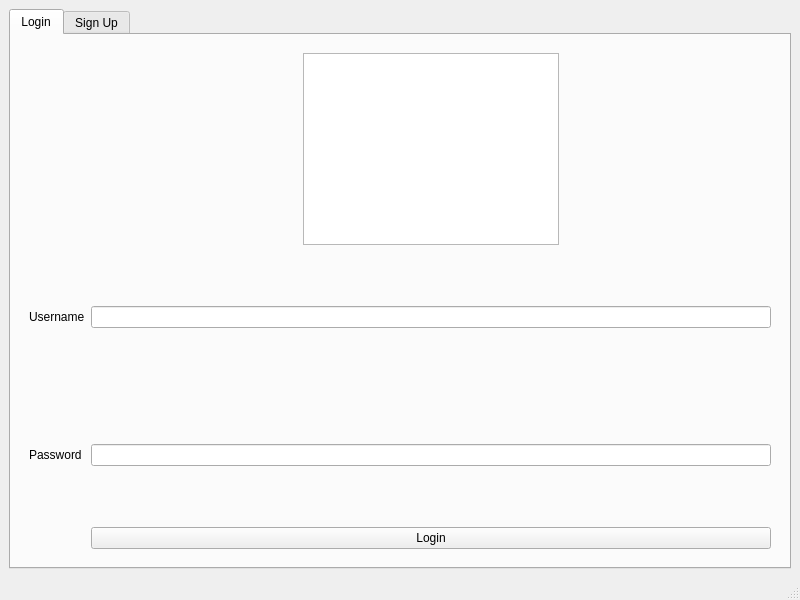
<?xml version="1.0" encoding="UTF-8"?>
<ui version="4.0">
 <class>MainWindow</class>
 <widget class="QMainWindow" name="MainWindow">
  <property name="geometry">
   <rect>
    <x>0</x>
    <y>0</y>
    <width>800</width>
    <height>600</height>
   </rect>
  </property>
  <property name="windowTitle">
   <string>MainWindow</string>
  </property>
  <widget class="QWidget" name="centralwidget">
   <layout class="QHBoxLayout" name="horizontalLayout">
    <item>
     <widget class="QTabWidget" name="tabWidget">
      <property name="enabled">
       <bool>true</bool>
      </property>
      <property name="cursor">
       <cursorShape>ArrowCursor</cursorShape>
      </property>
      <property name="layoutDirection">
       <enum>Qt::LeftToRight</enum>
      </property>
      <property name="currentIndex">
       <number>0</number>
      </property>
      <property name="tabsClosable">
       <bool>false</bool>
      </property>
      <property name="movable">
       <bool>true</bool>
      </property>
      <property name="tabBarAutoHide">
       <bool>false</bool>
      </property>
      <widget class="QWidget" name="login">
       <attribute name="title">
        <string>Login</string>
       </attribute>
       <layout class="QHBoxLayout" name="horizontalLayout_3">
        <item>
         <widget class="QWidget" name="formWidget" native="true">
          <layout class="QGridLayout" name="gridLayout">
           <item row="2" column="0">
            <widget class="QLabel" name="label_2">
             <property name="text">
              <string>Password</string>
             </property>
            </widget>
           </item>
           <item row="1" column="1" alignment="Qt::AlignVCenter">
            <widget class="QLineEdit" name="login_username">
             <property name="placeholderText">
              <string/>
             </property>
            </widget>
           </item>
           <item row="0" column="1" alignment="Qt::AlignHCenter|Qt::AlignTop">
            <widget class="QGraphicsView" name="graphicsView">
             <property name="styleSheet">
              <string notr="true">color: rgb(80, 255, 121);</string>
             </property>
            </widget>
           </item>
           <item row="1" column="0">
            <widget class="QLabel" name="label">
             <property name="text">
              <string>Username</string>
             </property>
            </widget>
           </item>
           <item row="2" column="1" alignment="Qt::AlignVCenter">
            <widget class="QLineEdit" name="login_password">
             <property name="inputMethodHints">
              <set>Qt::ImhHiddenText|Qt::ImhNoAutoUppercase|Qt::ImhNoPredictiveText|Qt::ImhSensitiveData</set>
             </property>
             <property name="echoMode">
              <enum>QLineEdit::Password</enum>
             </property>
            </widget>
           </item>
           <item row="3" column="1">
            <widget class="QPushButton" name="login_btn">
             <property name="text">
              <string>Login</string>
             </property>
            </widget>
           </item>
          </layout>
         </widget>
        </item>
       </layout>
      </widget>
      <widget class="QWidget" name="signup">
       <attribute name="title">
        <string>Sign Up</string>
       </attribute>
       <layout class="QHBoxLayout" name="horizontalLayout_2">
        <item>
         <widget class="QWidget" name="formWidget_2" native="true">
          <layout class="QGridLayout" name="gridLayout_2">
           <item row="5" column="0">
            <widget class="QLabel" name="label_5">
             <property name="text">
              <string>Phone Number</string>
             </property>
            </widget>
           </item>
           <item row="5" column="1">
            <widget class="QLineEdit" name="phoneNumber_sign"/>
           </item>
           <item row="6" column="0">
            <widget class="QLabel" name="label_6">
             <property name="text">
              <string>Address</string>
             </property>
            </widget>
           </item>
           <item row="6" column="1">
            <widget class="QPlainTextEdit" name="address_sign"/>
           </item>
           <item row="3" column="0">
            <widget class="QLabel" name="label_3">
             <property name="text">
              <string>Username</string>
             </property>
            </widget>
           </item>
           <item row="4" column="1">
            <widget class="QLineEdit" name="password_sign">
             <property name="echoMode">
              <enum>QLineEdit::Password</enum>
             </property>
            </widget>
           </item>
           <item row="7" column="1">
            <widget class="QPushButton" name="signin_btn">
             <property name="text">
              <string>Sign Up</string>
             </property>
            </widget>
           </item>
           <item row="3" column="1">
            <widget class="QLineEdit" name="username_sign"/>
           </item>
           <item row="2" column="1">
            <widget class="QLineEdit" name="lineEdit"/>
           </item>
           <item row="1" column="1">
            <widget class="QLineEdit" name="lineEdit_2"/>
           </item>
           <item row="4" column="0">
            <widget class="QLabel" name="label_4">
             <property name="text">
              <string>Password</string>
             </property>
            </widget>
           </item>
           <item row="0" column="1" alignment="Qt::AlignHCenter">
            <widget class="QGraphicsView" name="graphicsView_2"/>
           </item>
           <item row="1" column="0">
            <widget class="QLabel" name="label_7">
             <property name="text">
              <string>Name</string>
             </property>
            </widget>
           </item>
           <item row="2" column="0">
            <widget class="QLabel" name="label_8">
             <property name="text">
              <string>Last Name</string>
             </property>
            </widget>
           </item>
          </layout>
         </widget>
        </item>
       </layout>
      </widget>
     </widget>
    </item>
   </layout>
  </widget>
  <widget class="QMenuBar" name="menubar">
   <property name="geometry">
    <rect>
     <x>0</x>
     <y>0</y>
     <width>800</width>
     <height>21</height>
    </rect>
   </property>
  </widget>
  <widget class="QStatusBar" name="statusbar"/>
 </widget>
 <resources/>
 <connections>
  <connection>
   <sender>login_btn</sender>
   <signal>clicked()</signal>
   <receiver>MainWindow</receiver>
   <slot>update()</slot>
   <hints>
    <hint type="sourcelabel">
     <x>432</x>
     <y>442</y>
    </hint>
    <hint type="destinationlabel">
     <x>399</x>
     <y>299</y>
    </hint>
   </hints>
  </connection>
  <connection>
   <sender>signin_btn</sender>
   <signal>clicked()</signal>
   <receiver>MainWindow</receiver>
   <slot>showFullScreen()</slot>
   <hints>
    <hint type="sourcelabel">
     <x>446</x>
     <y>536</y>
    </hint>
    <hint type="destinationlabel">
     <x>399</x>
     <y>299</y>
    </hint>
   </hints>
  </connection>
 </connections>
</ui>
